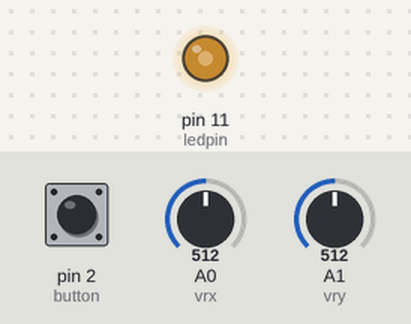
A sketch run on a simulated Arduino Uno, built with avr-gcc and run on an emulated ATmega328P. Shown: output pins drawn as LEDs (lit = HIGH). The test bench sets the inputs (shaded band); at power-on: A0 (vrx) = 512, pin 2 (button) LOW, A1 (vry) = 512. What the sketch prints to the serial monitor is not drawn.

Above: at 1.2 s.
1.3 s: A0 (vrx) set to 716
At 2.5 s:
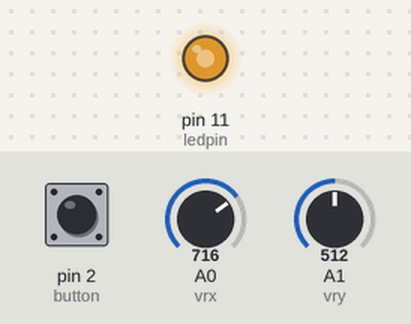
2.8 s: A0 (vrx) set to 900
At 4.0 s:
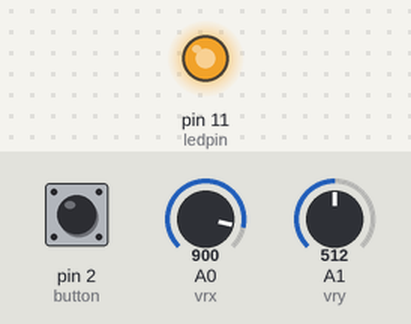
4.3 s: A0 (vrx) set to 122
At 5.5 s:
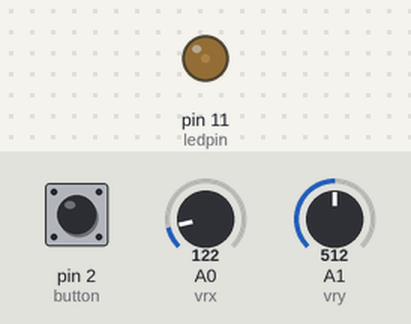
5.8 s: A0 (vrx) set to 0
At 7.0 s:
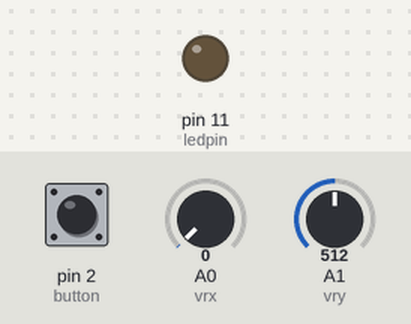
7.3 s: A0 (vrx) set to 511
At 8.3 s:
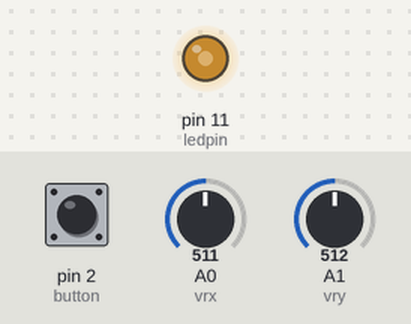
Timing chart, 0 to 10.3 s (numbered marks = the images above; inputs shaded):
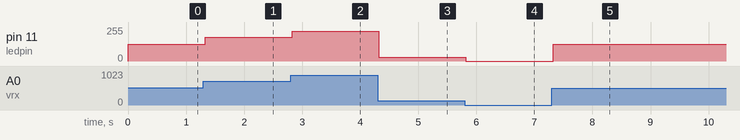

Measured:
- after the input at 1.3 s, pin 11 (ledpin): 127/255 → 178/255 at once
- after the input at 2.8 s, pin 11 (ledpin): 178/255 → 224/255 at once
- after the input at 4.3 s, pin 11 (ledpin): 224/255 → 30/255 at once
- after the input at 5.8 s, pin 11 (ledpin): 30/255 → 0/255 at once
- after the input at 7.3 s, pin 11 (ledpin): 0/255 → 127/255 at once

The sketch:

ksfkewn.ino
```cpp
int ledpin=11;
int button=2;
int vrx=A0;
int vry=A1;
int vrx_val, vry_val, led_val_x, led_val_y, button_val;
void setup() {

Serial.begin(9600);
pinMode(ledpin,OUTPUT);
pinMode(button,INPUT);
//attachInterrupt(digitalpintointerrupt)

}

void loop() {
  // put your main code here, to run repeatedly:
vrx_val=analogRead(vrx);
vry_val=analogRead(vry);
button_val=digitalRead(button);

led_val_x=map(vrx_val,0,1023,0,255);

Serial.print("vrx_val");
Serial.print("\t");
Serial.print("\n");
Serial.print("vry_val");
Serial.print("\t");

analogWrite(ledpin, led_val_x);

}
```
